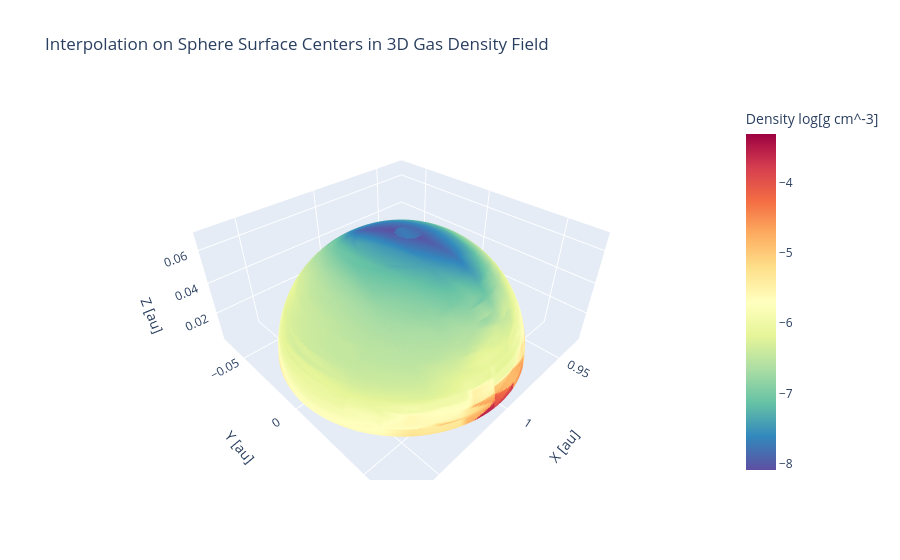

The notebook cell this image was saved under:
### Markdown cell above
Lets see the 3D Density field over the surface:

### Code cell
import plotly.graph_objects as go

fig = go.Figure(data=go.Scatter3d(
    x=xcs.flatten(),
    y=ycs.flatten(),
    z=zcs.flatten(),
    mode='markers',
    marker=dict(
        size=2,
        color=np.log(rho.flatten()),  # Color según la densidad interpolada
        colorscale='Spectral_r',
        opacity=1,
        colorbar=dict(title='Density log[g cm^-3]'),
    )
))

fig.update_layout(
    scene=dict(
        xaxis_title='X [au]',
        yaxis_title='Y [au]',
        zaxis_title='Z [au]',
        aspectmode='data'
    ),
    title='Interpolation on Sphere Surface Centers in 3D Gas Density Field',
)

fig.show()

### Figure 1 — Plotly figure (JSON) as saved in the notebook; plotly's stock layout.template omitted (floating-point values rounded to 4 significant figures; data arrays with more than 128 entries replaced by an {"elided": "..."} marker saying what was removed)
{"data": [{"marker": {"color": {"elided": "39930 float values"}, "colorbar": {"title": {"text": "Density log[g cm^-3]"}}, "colorscale": [[0, "rgb(94,79,162)"], [0.1, "rgb(50,136,189)"], [0.2, "rgb(102,194,165)"], [0.3, "rgb(171,221,164)"], [0.4, "rgb(230,245,152)"], [0.5, "rgb(255,255,191)"], [0.6, "rgb(254,224,139)"], [0.7, "rgb(253,174,97)"], [0.8, "rgb(244,109,67)"], [0.9, "rgb(213,62,79)"], [1, "rgb(158,1,66)"]], "opacity": 1, "size": 2}, "mode": "markers", "type": "scatter3d", "x": {"elided": "39930 float values"}, "y": {"elided": "39930 float values"}, "z": {"elided": "39930 float values"}}], "layout": {"scene": {"aspectmode": "data", "xaxis": {"title": {"text": "X [au]"}}, "yaxis": {"title": {"text": "Y [au]"}}, "zaxis": {"title": {"text": "Z [au]"}}}, "title": {"text": "Interpolation on Sphere Surface Centers in 3D Gas Density Field"}}}
